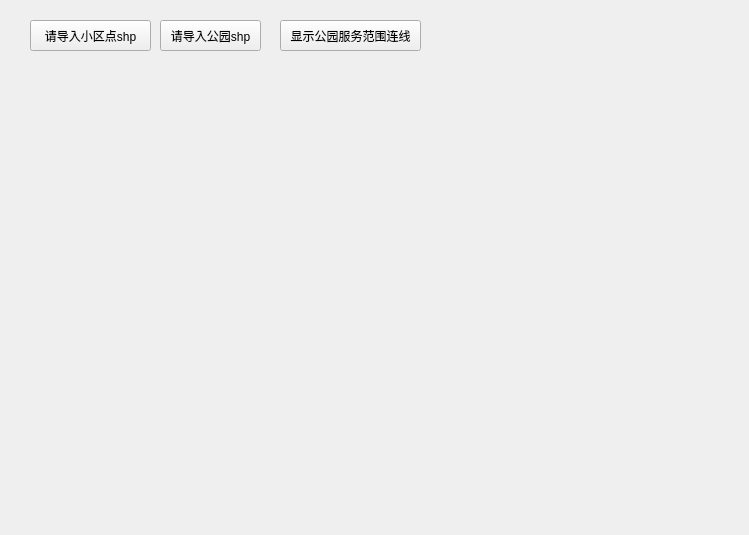
<?xml version="1.0" encoding="UTF-8"?>
<ui version="4.0">
 <class>RAWindow</class>
 <widget class="QWidget" name="RAWindow">
  <property name="geometry">
   <rect>
    <x>0</x>
    <y>0</y>
    <width>749</width>
    <height>535</height>
   </rect>
  </property>
  <property name="windowTitle">
   <string>可达性分析</string>
  </property>
  <widget class="QPushButton" name="shpInput">
   <property name="geometry">
    <rect>
     <x>30</x>
     <y>20</y>
     <width>121</width>
     <height>31</height>
    </rect>
   </property>
   <property name="text">
    <string>请导入小区点shp</string>
   </property>
  </widget>
  <widget class="QPushButton" name="shp2Input">
   <property name="geometry">
    <rect>
     <x>160</x>
     <y>20</y>
     <width>101</width>
     <height>31</height>
    </rect>
   </property>
   <property name="text">
    <string>请导入公园shp</string>
   </property>
  </widget>
  <widget class="QLabel" name="infoBox">
   <property name="geometry">
    <rect>
     <x>450</x>
     <y>10</y>
     <width>141</width>
     <height>41</height>
    </rect>
   </property>
   <property name="text">
    <string/>
   </property>
  </widget>
  <widget class="CSpRA" name="RAShow">
   <property name="geometry">
    <rect>
     <x>40</x>
     <y>70</y>
     <width>681</width>
     <height>441</height>
    </rect>
   </property>
   <property name="text">
    <string/>
   </property>
  </widget>
  <widget class="QPushButton" name="lineShow">
   <property name="geometry">
    <rect>
     <x>280</x>
     <y>20</y>
     <width>141</width>
     <height>31</height>
    </rect>
   </property>
   <property name="text">
    <string>显示公园服务范围连线</string>
   </property>
  </widget>
 </widget>
 <customwidgets>
  <customwidget>
   <class>CSpRA</class>
   <extends>QLabel</extends>
   <header>cspra.h</header>
  </customwidget>
 </customwidgets>
 <resources/>
 <connections/>
</ui>
